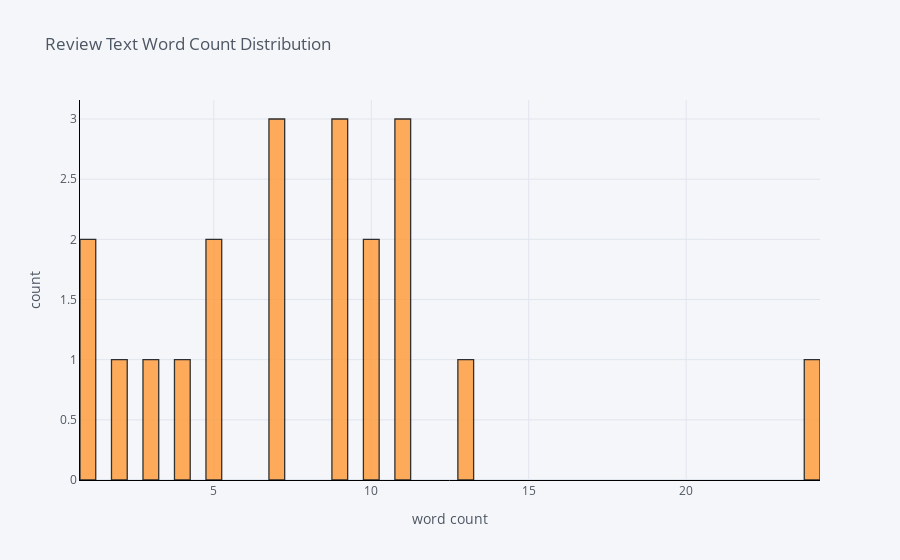

The notebook cell saved with this chart:
### Code cell
df['len_sentence'].iplot(
    kind='hist',
    bins=100,
    xTitle='word count',
    linecolor='black',
    yTitle='count',
    title='Review Text Word Count Distribution')

### Figure 1 — Plotly figure (JSON) as saved in the notebook; plotly's stock layout.template omitted (floating-point values rounded to 4 significant figures)
{"data": [{"histfunc": "count", "histnorm": "", "marker": {"color": "rgba(255, 153, 51, 1.0)", "line": {"color": "#000000", "width": 1.3}}, "name": "len_sentence", "nbinsx": 100, "opacity": 0.8, "orientation": "v", "type": "histogram", "x": [13, 11, 3, 9, 5, 2, 10, 1, 1, 5, 7, 9, 10, 11, 24, 9, 11, 4, 7, 7]}], "layout": {"barmode": "overlay", "legend": {"bgcolor": "#F5F6F9", "font": {"color": "#4D5663"}}, "paper_bgcolor": "#F5F6F9", "plot_bgcolor": "#F5F6F9", "title": {"font": {"color": "#4D5663"}, "text": "Review Text Word Count Distribution"}, "xaxis": {"gridcolor": "#E1E5ED", "linecolor": "black", "showgrid": true, "tickfont": {"color": "#4D5663"}, "title": {"font": {"color": "#4D5663"}, "text": "word count"}, "zerolinecolor": "#E1E5ED"}, "yaxis": {"gridcolor": "#E1E5ED", "linecolor": "black", "showgrid": true, "tickfont": {"color": "#4D5663"}, "title": {"font": {"color": "#4D5663"}, "text": "count"}, "zerolinecolor": "#E1E5ED"}}}
